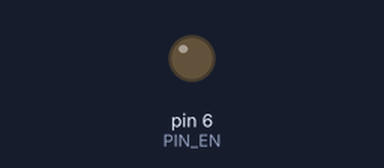
A sketch run on a simulated Arduino Uno, built with avr-gcc and run on an emulated ATmega328P. On the bench: output pins drawn as LEDs (lit = HIGH). What the sketch prints to the serial monitor is not drawn.

Above: at 0.19 s.
Timing chart, 0 to 7.2 s (numbered marks = the images above):
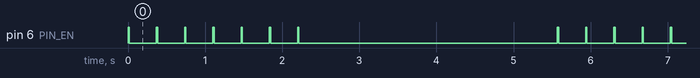

Measured:
- by itself, pin 6 (PIN_EN): repeats every 5.6 s: 6 × (LOW 0.35 s, HIGH 0.02 s), LOW 3.3 s, HIGH 0.02 s

The sketch:

t02_soil_rs485.ino
```cpp
// TEST 2: 7 in 1 soil probe over RS485 (MAX485 module)
// Wiring: probe A -> MAX485 A, probe B -> MAX485 B, probe VCC/GND as its label says (5 V or 12 V).
//         MAX485 VCC 5V, GND, RO -> D2, DI -> D3, DE and RE joined -> D6.
// Serial Monitor 9600 baud. Prints all 7 values every 3 s.
// Expect (dry room soil): moisture 5 to 25 %, temperature near room temperature,
//         pH 5 to 8, EC 50 to 1500 uS/cm. Pour water near the probe: moisture should rise.
// "NO REPLY": swap A and B, check probe power, try BAUD 9600, or run tools/find_soil_registers.py.
// Values clearly wrong: your probe uses a different register map; update the REG_ list.
#include <SoftwareSerial.h>

const uint8_t ADDR = 1;
const long BAUD = 4800;
const uint8_t PIN_RX = 2, PIN_TX = 3, PIN_EN = 6;
const uint16_t REG[] = {0x0000, 0x0001, 0x0002, 0x0003, 0x0004, 0x0005, 0x0006};
const char* const NAME[] = {"Moisture", "Temperature", "EC", "pH", "Nitrogen N", "Phosphorus P", "Potassium K"};
const char* const UNIT[] = {" %", " C", " uS/cm", "", " mg/kg", " mg/kg", " mg/kg"};
const bool TENTHS[] = {true, true, false, true, false, false, false};

SoftwareSerial rs485(PIN_RX, PIN_TX);

uint16_t crc16(const uint8_t* b, uint8_t n) {
  uint16_t crc = 0xFFFF;
  for (uint8_t i = 0; i < n; ++i) {
    crc ^= b[i];
    for (uint8_t j = 0; j < 8; ++j) crc = (crc & 1) ? (crc >> 1) ^ 0xA001 : crc >> 1;
  }
  return crc;
}

bool readRegister(uint16_t reg, uint16_t &val) {
  uint8_t q[8] = {ADDR, 0x03, (uint8_t)(reg >> 8), (uint8_t)reg, 0, 1, 0, 0};
  uint16_t c = crc16(q, 6);
  q[6] = c & 0xFF; q[7] = c >> 8;
  while (rs485.available()) rs485.read();
  digitalWrite(PIN_EN, HIGH);
  rs485.write(q, 8);
  rs485.flush();
  digitalWrite(PIN_EN, LOW);
  uint8_t r[7], n = 0;
  unsigned long t0 = millis();
  while (n < 7 && millis() - t0 < 300) if (rs485.available()) r[n++] = rs485.read();
  if (n < 7 || r[0] != ADDR || r[1] != 0x03 || r[2] != 2) return false;
  if (crc16(r, 5) != (uint16_t)(r[5] | (r[6] << 8))) return false;
  val = (r[3] << 8) | r[4];
  return true;
}

void setup() {
  pinMode(PIN_EN, OUTPUT);
  digitalWrite(PIN_EN, LOW);
  Serial.begin(9600);
  rs485.begin(BAUD);
  Serial.println(F("Soil probe test"));
}

void loop() {
  Serial.println(F("------------------------------"));
  for (uint8_t i = 0; i < 7; ++i) {
    uint16_t v;
    Serial.print(NAME[i]);
    Serial.print(F(": "));
    if (readRegister(REG[i], v)) {
      if (TENTHS[i]) Serial.print((int16_t)v / 10.0, 1); else Serial.print(v);
      Serial.print(UNIT[i]);
      Serial.print(F("   (raw ")); Serial.print(v); Serial.println(')');
    } else {
      Serial.println(F("NO REPLY"));
    }
    delay(50);
  }
  delay(3000);
}
```
